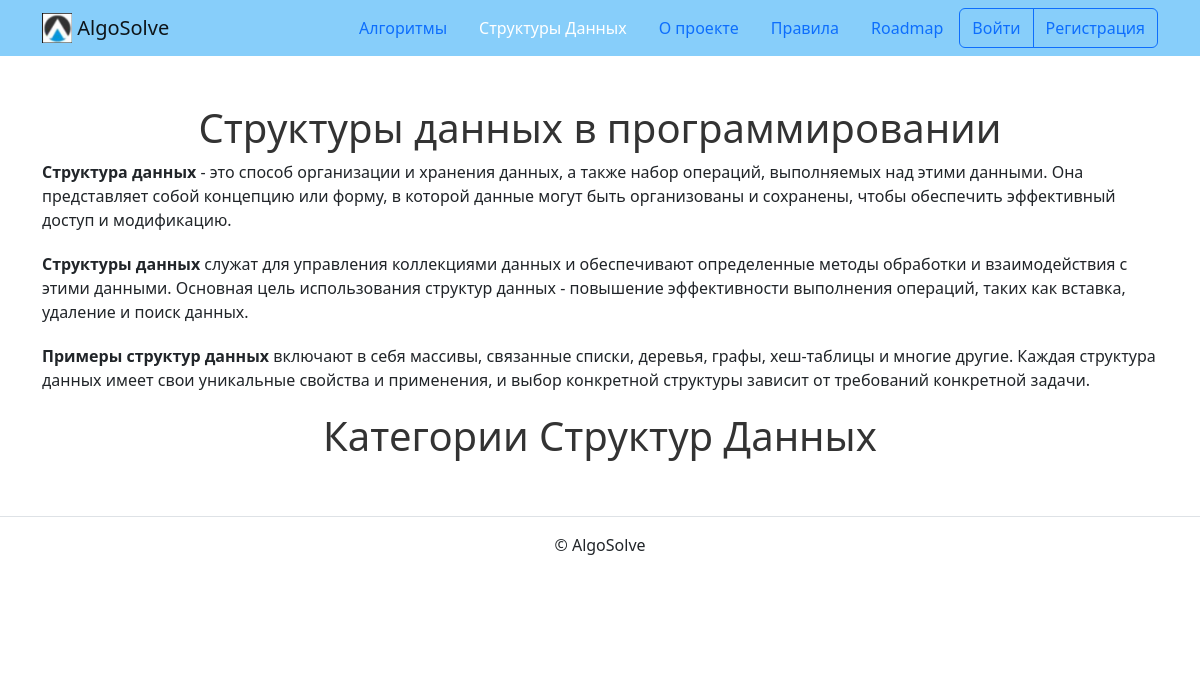
The app's page /data_structures/categories/, older data.
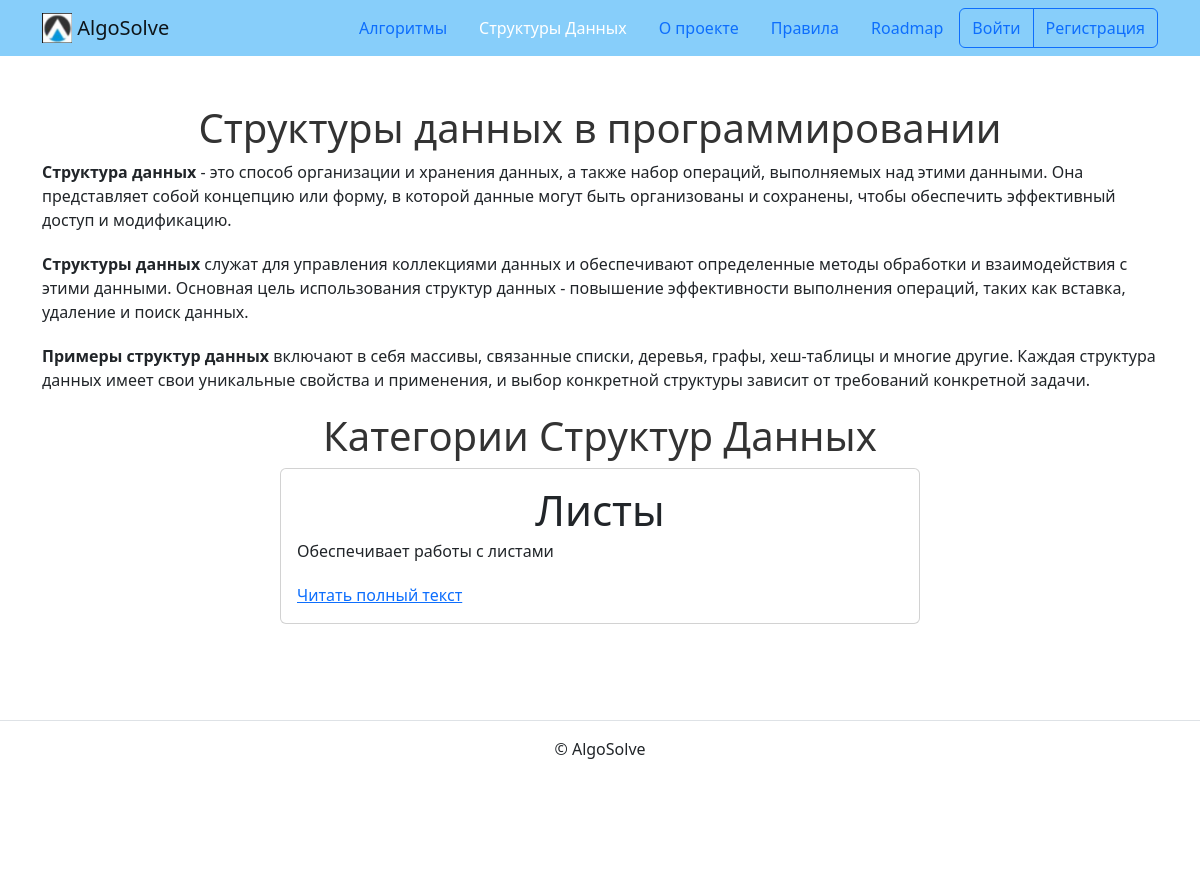
The same page, newer data.
### structure/models.py (models this page shows, shortened)
class BaseModel(models.Model):
    is_published = models.BooleanField(
        default=True,
        verbose_name='Опубликовано',
        help_text='Снимите галочку, чтобы скрыть публикацию.'
    )
    created_at = models.DateTimeField(
        auto_now_add=True,
        verbose_name='Добавлено'
    )
    class Meta:
        abstract = True

class CategoryDateStructure(BaseModel):
    title = models.CharField(verbose_name='Название', max_length=256)
    description = models.TextField(verbose_name='Описание', max_length=10000)
    slug = models.SlugField(
        unique=True,
        blank=True,
        verbose_name='Идентификатор',
        help_text=('Идентификатор страницы для URL; '
                   'разрешены символы латиницы, цифры, дефис и подчёркивание.')
    )
    class Meta:
        verbose_name = 'категория'
        verbose_name_plural = 'Категории'

### structure/views.py (the view)
class CategoryDataStructureListView(BaseView, ListView):
    model = CategoryDateStructure
    template_name = 'data_structure/categories.html'
    def get_queryset(self):
        qs = super().get_queryset()
        return qs.filter(is_published=True)

### templates/data_structure/categories.html (shortened to what this page needs)
{% extends "base.html" %}
{% block content %}
{% include "includes/description_data_structure.html" %}
<h1 class="text-center">Категории Структур Данных</h1>
  {% for category in object_list %}
    <article class="mb-5">
      {% include "includes/post_card.html" %}
    </article>
  {% endfor %}
{% endblock %}

### templates/includes/post_card.html (shortened to what this page needs)
<div class="col d-flex justify-content-center">
  <div class="card" style="width: 40rem;">
    <div class="card-body">
      {% if '/algorithms/categories/' in request.path %}
        <h5 class="card-title">{{ category.title }}</h5>
        <h6 class="card-subtitle mb-2 text-muted">
          <small>
            {% if not category.is_published %}
              <p class="text-danger">Категория снят с публикации админом</p>
            {% endif %}
          </small>
        </h6>
        <p class="card-text">{{ category.description|truncatewords:10|safe }}</p>
        <a href="{% url 'algorithm:category_detail' category.slug %}" class="card-link">Читать полный текст</a>
      {% elif '/data_structures/categories/' in request.path %}
        <h5 class="card-title">{{ category.title }}</h5>
        <p class="card-text">{{ category.description|truncatewords:10|safe }}</p>
        <a href="{% url 'data_structure:category_detail' category.slug %}" class="card-link">Читать полный текст</a>
        {% endif %}
    </div>
  </div>
</div>

Row changes from the older to the newer data that the page shows:
added CategoryDateStructure: title "Листы", description "Обеспечивает работы с листами"
